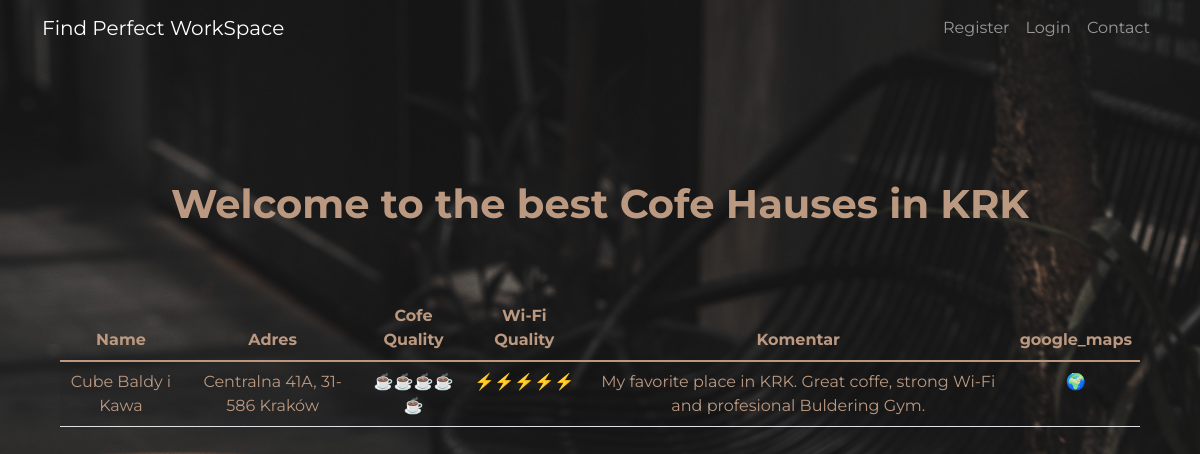
Before: / with the older database file.
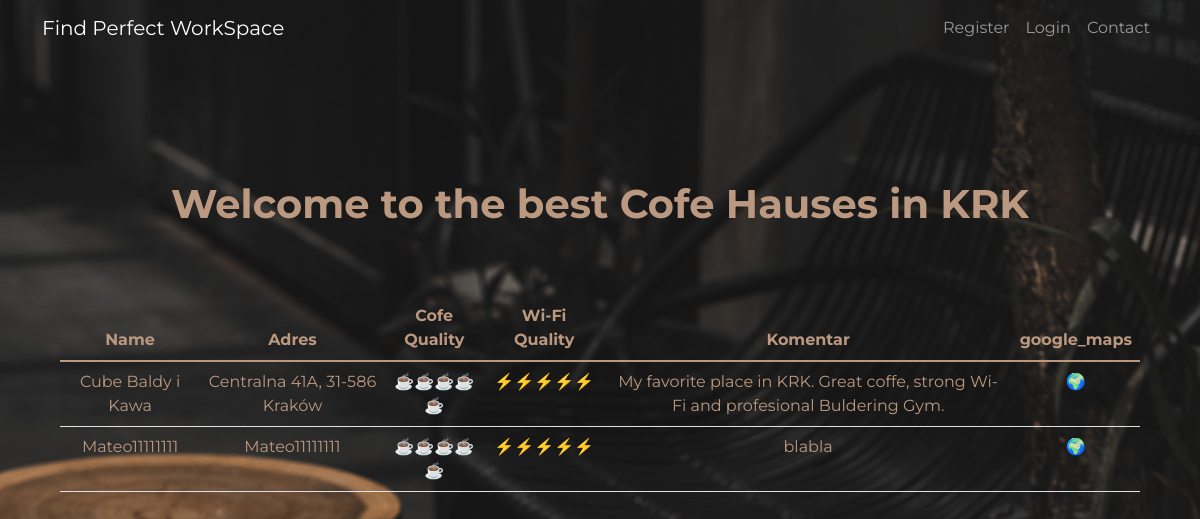
After: the same page with the newer database file.
### main.py (models this page shows)
class CofeHauses(db.Model):
    __tablename__ = "cofe hauses"
    id = db.Column(db.Integer, primary_key=True)
    name = db.Column(db.String(250), unique=True, nullable=False)
    adres = db.Column(db.String(250), nullable=False)
    cofe_quality = db.Column(db.String(250), nullable=False)
    wifi_quality = db.Column(db.String(250), nullable=False)
    komentar = db.Column(db.Text, nullable=False)
    google_maps = db.Column(db.String(250), nullable=False)

### main.py (the view)
@app.route("/")
def all_cofe_hauses():
    cofes = CofeHauses.query.all()
    return render_template('index.html', cofes = cofes, current_user=current_user)

### templates/index.html (shortened to what this page needs)
{% extends "layout.html" %}
{% block body %}
<body class="jumbotron">
<div class = 'head'>
    <h1>Welcome to the best Cofe Hauses in KRK</h1>
</div>
<div class = "cafes">
    {% block content %}
  <table id="cafes" class="table table-striped">
    <thead>
      <tr>
        <th>Name</th>
        <th>Adres</th>
        <th>Cofe Quality</th>
        <th>Wi-Fi Quality</th>
        <th>Komentar</th>
          <th>google_maps</th>
      </tr>
    </thead>
    <tbody>
      {% for cofe in cofes %}
        <tr>
          <td>{{ cofe.name }}</td>
          <td>{{ cofe.adres}}</td>
          <td>{{ cofe.cofe_quality }}</td>
          <td>{{ cofe.wifi_quality}}</td>
          <td>{{ cofe.komentar }}</td>
            <td><a href = "{{ cofe.google_maps }}">🌍</a></td>
        </tr>
      {% endfor %}
    </tbody>
  </table>
{% endblock %}
</div>
</body>
{% endblock %}

### templates/layout.html (shortened to what this page needs)
<!doctype html>
{% block body %}{% endblock %}

### templates/header.html (shortened to what this page needs)
<!DOCTYPE html>
<html lang="en">
<head>
    <link href="https://cdn.jsdelivr.net/npm/bootstrap@5.1.3/dist/css/bootstrap.min.css" rel="stylesheet">
    <link rel="stylesheet" href="static/css/styles.css">
</head>
<body>
  <nav class="navbar navbar-expand-lg navbar-dark fixed-top id="mainNav">
    <div class="container">
      <a class="navbar-brand" href="{{url_for('all_cofe_hauses')}}">Find Perfect WorkSpace</a>
      <div class="collapse navbar-collapse" id="navbarResponsive">
        <ul class="navbar-nav ms-auto">
            {% if not current_user.is_authenticated: %}
              <li class="nav-item">
                <a class="nav-link" href="{{url_for('register')}}">Register</a>
              </li>
              <li class="nav-item">
                <a class="nav-link" href="{{url_for('login')}}">Login</a>
              </li>
            {% endif %}
            <li class="nav-item">
                <a class="nav-link" href="#">Contact</a>
              </li>
        </ul>
      </div>
    </div>
  </nav>

### templates/footer.html (shortened to what this page needs)
      </body>
</html>

### static/css/styles.css (style rules this page uses)
body { font-family: 'Montserrat'; text-align:center; color: #BB9981; }
.jumbotron { background-image: url("../img/back1.jpg"); background-size: cover; background-repeat: no-repeat; }
h1 { color: #BB9981; font-weight:700; }
.head { padding-top:15%; }
.cafes { padding:5%; }
#cafes { color: #BB9981; font-weight:400; }
#cafes > tbody > tr >td { color: #BB9981; font-weight:400; }
#cafes > tbody > tr > td:nth-child(6) > a { text-decoration:none; }

Changed rows visible on the page:
added CofeHauses: name "Mateo11111111", adres "Mateo11111111", cofe_quality "☕☕☕☕☕", wifi_quality "⚡⚡⚡⚡⚡", komentar "blabla"
